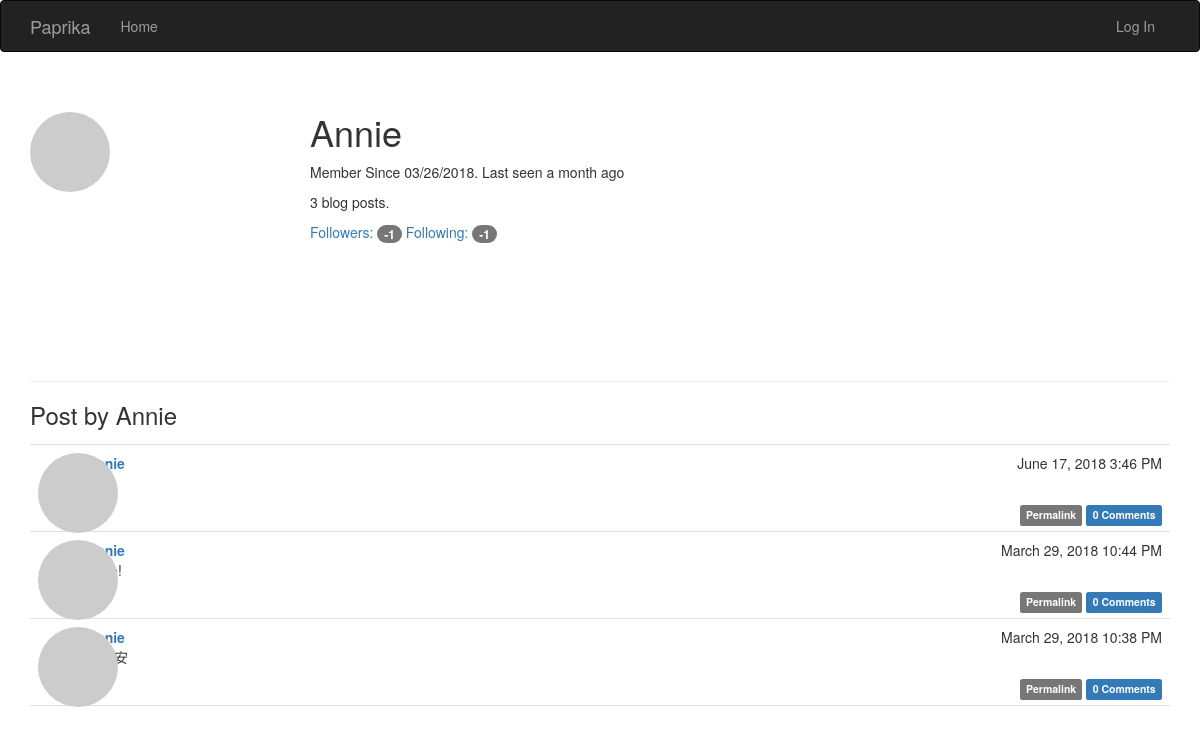
Page /user/Annie on the earlier database version.
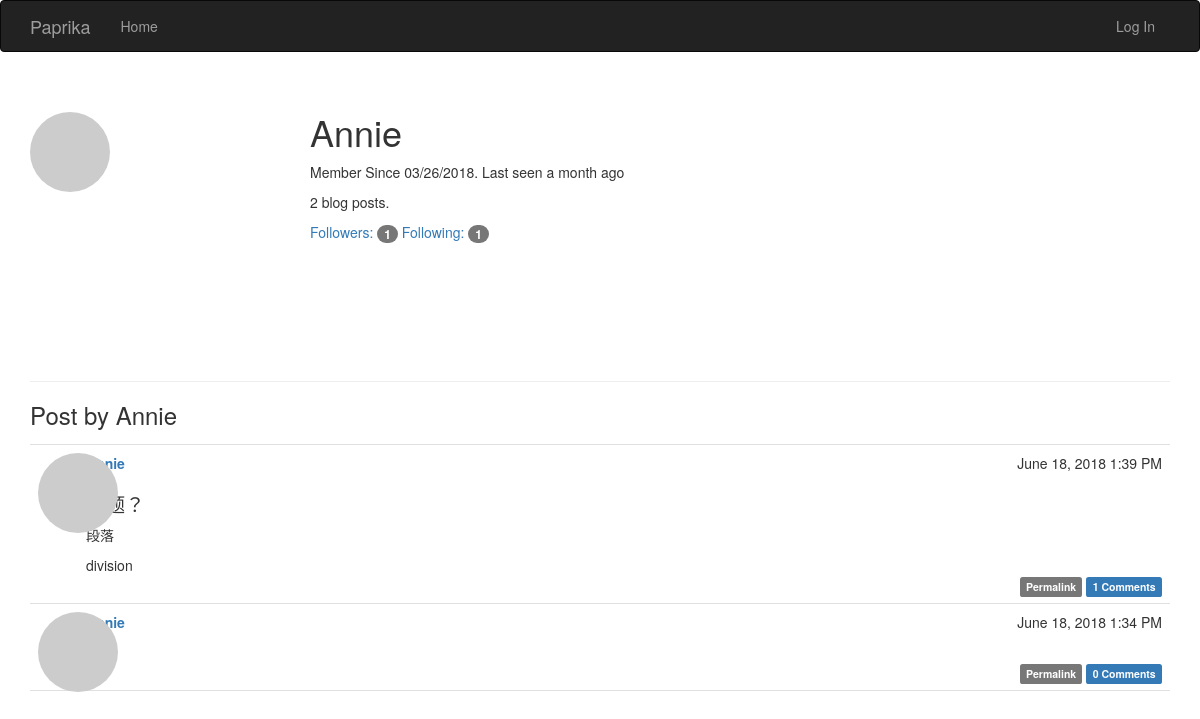
Same page on the later database version.
### app/models.py (models this page shows, shortened)
class User(UserMixin, db.Model):
    __tablename__ = 'users'
    id = db.Column(db.Integer, primary_key=True)
    email = db.Column(db.String(64), unique=True, index=True)
    username = db.Column(db.String(64), unique=True, index=True)
    role_id = db.Column(db.Integer, db.ForeignKey('roles.id'))
    password_hash = db.Column(db.String(128))
    confirmed = db.Column(db.Boolean, default=False)
    name = db.Column(db.String(64))
    location = db.Column(db.String(64))
    about_me = db.Column(db.Text())
    comments = db.relationship('Comment', backref='author', lazy='dynamic')
    member_since = db.Column(db.DateTime(), default=datetime.now)
    last_seen = db.Column(db.DateTime(), default=datetime.now)
    followed = db.relationship('Follow', foreign_keys=[Follow.follower_id], backref=db.backref('follower', lazy='joined'), lazy='dynamic', cascade='all, delete-orphan')
    followers = db.relationship('Follow', foreign_keys=[Follow.followed_id],
                               backref=db.backref('followed', lazy='joined'), lazy='dynamic',
                               cascade='all, delete-orphan')
    avatar_hash = db.Column(db.String(32))
    posts = db.relationship('Post', backref='author', lazy='dynamic')
    @property
    def password(self):
        raise AttributeError('password is not a readable attribute')
    def gravatar(self, size=100, default='identicon', rating='g'):
        if request.is_secure:
            url = 'https://secure.gravatar.com/avatar'
        else:
            url = 'https://www.gravatar.com/avatar'
        hash = self.avatar_hash or hashlib.md5(self.email.encode('utf-8')).hexdigest()
        return '{url}/{hash}?s={size}&d={default}&r={rating}'.format(
            url=url, hash=hash, size=size, default=default, rating=rating)

class Post(db.Model):
    __tablename__ = 'posts'
    id = db.Column(db.Integer, primary_key=True)
    body = db.Column(db.Text)
    timestamp = db.Column(db.DateTime, index=True, default=datetime.now)
    author_id = db.Column(db.Integer, db.ForeignKey('users.id'))
    body_html = db.Column(db.Text)
    comments = db.relationship('Comment', backref='post', lazy='dynamic')

### app/main/views.py (the view)
@main.route('/user/<username>')
def user(username):
    user = User.query.filter_by(username=username).first()
    if user is None:
        abort(404)
    posts = user.posts.order_by(Post.timestamp.desc()).all()
    return render_template('user.html', user=user, posts=posts)

### app/auth/views.py (called while the page is built)
@auth.before_app_request
def before_request():
    if current_user.is_authenticated:
        current_user.ping()
        if not current_user.confirmed \
                and request.endpoint \
                and request.blueprint != 'auth' \
                and request.endpoint != 'static':
            return redirect(url_for('auth.unconfirmed'))

### app/main/__init__.py (called while the page is built)
@main.app_context_processor
def inject_permission():
    return dict(Permission=Permission)

### app/models.py (called while the page is built)
    def can(self, permissions):
        return False

    def is_admin(self):
        return False

### app/templates/user.html (shortened to what this page needs)
{% extends "base.html" %}
{% block page_content %}
<div class="page-header">
	<img class="img-circle profile-thumbnail" src="{{ user.gravatar(size=256) }}">
	<div class="profile-header">
		<h1>{{ user.username }}</h1>
		<p>
			Member Since {{ moment(user.member_since).format("L") }}.
			Last seen {{ moment(user.last_seen).fromNow() }}
		</p>
		<p>{{ user.posts.count() }} blog posts.</p>
		<p>
			<a href="{{ url_for('.followers', username=user.username) }}">Followers: <span class="badge">{{ user.followers.count() - 1 }}</span></a>
			<a href="{{ url_for('.followed_by', username=user.username) }}">Following: <span class="badge">{{ user.followed.count() - 1 }}</span></a>
		</p>
	   </div>
</div>
<h3>Post by {{ user.username }}</h3>
{% include '_posts.html' %}
{% endblock %}

### app/templates/base.html (shortened to what this page needs)
{% extends "bootstrap/base.html" %}
{% block head %}
{{ super() }}
<link rel="stylesheet" type="text/css" href="{{ url_for('static', filename='styles.css') }}">
{% endblock %}
{% block navbar %}
<div class="navbar navbar-inverse" role="navigation">
    <div class="container">
        <div class="navbar-header">
            <a class="navbar-brand" href="{{ url_for('main.index') }}">Paprika</a>
        </div>
        <div class="navbar-collapse collapse">
            <ul class="nav navbar-nav">
                <li><a href="{{ url_for('main.index') }}">Home</a></li>
            </ul>
            <ul class="nav navbar-nav navbar-right">
                {% if current_user.is_authenticated %}
                <li class="dropdown">
                    <a href="#" class="dropdown-toggle" data-toggle="dropdown">
                        <img class="img img-circle"src="{{ current_user.gravatar(size=18) }}">Account <b class="caret"></b></a>
                    <ul class="dropdown-menu">
                        <li><a href="{{ url_for('auth.change_password') }}">Change Password</a></li>
                        <li><a href="{{ url_for('auth.logout') }}">Log Out</a></li>
                    </ul>
                </li>
                {% else %}
                <li><a href="{{ url_for('auth.login') }}">Log In</a></li>
                {% endif %}
            </ul>
        </div>
    </div>
</div>
{% endblock %}
{% block content %}
<div class="container">
    {% block page_content %}{% endblock %}
</div>
{% endblock %}

### app/templates/_posts.html (shortened to what this page needs)
<ul class="posts">
    {% for post in posts %}
    <li class="post" id="{{ post.id }}">
        <div class="post-thumbnail">
            <a href="{{ url_for('.user', username=post.author.username) }}">
                <img class="img-circle profile-thumbnail" src="{{ post.author.gravatar(size=40) }}">
            </a>
        </div>
        <div class="post-content">
            <div class="post-date">{{ moment(post.timestamp).format("LLL") }}</div>
            <div class="post-author"><a href="{{ url_for('.user', username=post.author.username) }}">{{ post.author.username }}</a></div>
            <div class="post-body">
                {% if post.body_html %}
                    {{ post.body_html | safe}}
                {% else %}
                    {{ post.body }}
                {% endif %}
            </div>
            <div class="post-footer">
                <a href="{{ url_for('.post', id=post.id) }}">
                    <span class="label label-default">Permalink</span>
                <a href="{{ url_for('.post', id=post.id) }}#comments">
                    <span class="label label-primary">
                        {{ post.comments.count() }} Comments
                    </span>
                </a>
                </a>
            </div>
        </div>
    </li>
    {% endfor %}
</ul>

### app/static/styles.css (style rules this page uses)
.profile-thumbnail { position: absolute; }
.profile-header { min-height: 260px; margin-left: 280px; }
ul.posts { list-style-type: none; padding: 0px; margin: 16px 0px 0px 0px; border-top: 1px solid #e0e0e0; }
ul.posts li.post { padding: 8px; border-bottom: 1px solid #e0e0e0; }
div.post-date { float: right; }
div.post-author { font-weight: bold; }
div.post-thumbnail { position: absolute; }
div.post-content { margin-left: 48px; min-height: 48px; }
div.post-footer { text-align: right; }
.post-body h1 { font-size: 140%; }

### app/templates/_posts.html (style rules this page uses)
div.post-footer { text-align: right; }

Differences in the rows shown:
removed Post: timestamp "June 17, 2018 3:46 PM", comments.count "0"
removed Post: timestamp "March 29, 2018 10:44 PM", comments.count "0"
removed Post: timestamp "March 29, 2018 10:38 PM", comments.count "0"
added Post: timestamp "June 18, 2018 1:39 PM", body_html "段落 division", comments.count "1"
now on this page (row edited): Post: timestamp "June 18, 2018 1:34 PM", comments.count "0"
Other differences:
{{ user.posts.count() }}: "3" → "2"
{{ user.followers.count() - 1 }}: "-1" → "1"
{{ user.followed.count() - 1 }}: "-1" → "1"
